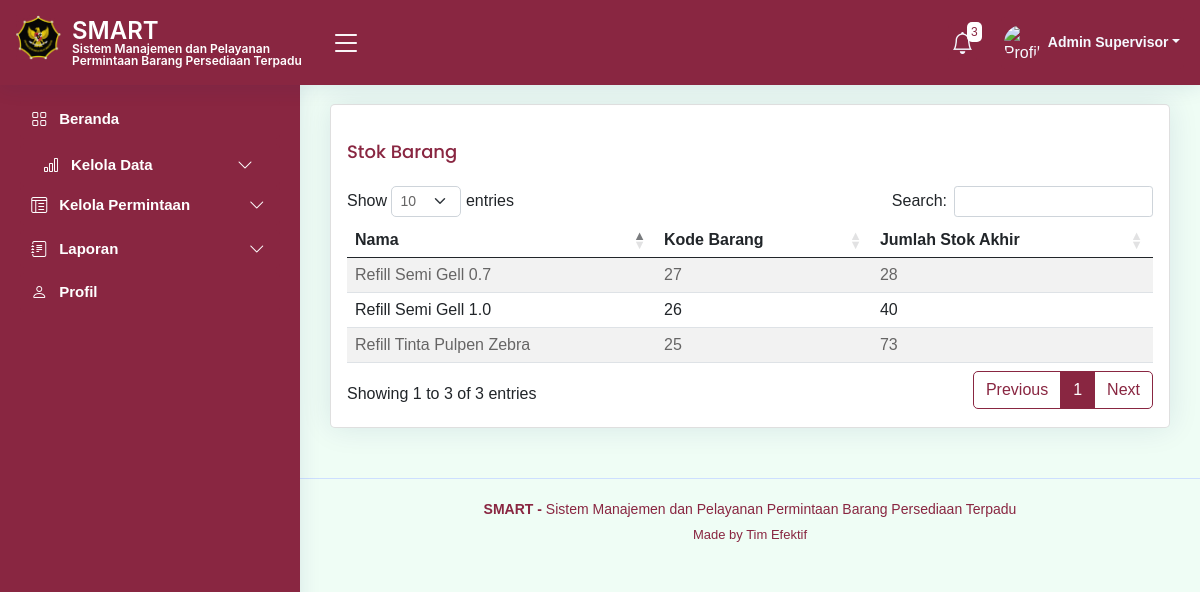
The app's page /kelolaPermintaan2.php (signed in) with its own data.
### tables this page shows
CREATE TABLE `tb_cek_stok` (
  `id_cek_stok` int(11) NOT NULL,
  `id_barang` int(25) NOT NULL,
  `jumlah_stok_akhir` int(25) DEFAULT NULL
);

CREATE TABLE `tb_barang` (
  `id_barang` int(25) NOT NULL,
  `kode_barang` int(25) NOT NULL,
  `id_kategori` int(25) NOT NULL,
  `nama_sub_kategori` varchar(25) NOT NULL,
  `nama` varchar(25) NOT NULL,
  `deskripsi` varchar(200) NOT NULL,
  `gambar` blob DEFAULT NULL,
  `tgl_masuk` date NOT NULL,
  `stok_minimal` int(11) NOT NULL
);

### notif_functions.php (called while the page is built, shortened)
<?php
function getBarangHampirHabis($con) {
    $query = "SELECT tb_barang.nama, tb_barang.stok_minimal, tb_cek_stok.jumlah_stok_akhir
              FROM tb_barang
              INNER JOIN tb_cek_stok ON tb_barang.id_barang = tb_cek_stok.id_barang";
    $result = mysqli_query($con, $query);
    $notifications = array();
    if (mysqli_num_rows($result) > 0) {
        while ($row = mysqli_fetch_assoc($result)) {
            $stok_minimal = $row['stok_minimal'];
            $jumlah_stok_akhir = $row['jumlah_stok_akhir'];
        }
    }
    return $notifications;
}
function getBarangStokMinimal($con) {
    $query = "SELECT tb_barang.nama, tb_barang.stok_minimal, tb_cek_stok.jumlah_stok_akhir
              FROM tb_barang
              INNER JOIN tb_cek_stok ON tb_barang.id_barang = tb_cek_stok.id_barang";
    $result = mysqli_query($con, $query);
    $notifications = array();
    if (mysqli_num_rows($result) > 0) {
        while ($row = mysqli_fetch_assoc($result)) {
            $nama = $row['nama'];
            $stok_minimal = $row['stok_minimal'];
            $jumlah_stok_akhir = $row['jumlah_stok_akhir'];
            if ($jumlah_stok_akhir <= $stok_minimal) {
                $notifications[] = "Stok Barang $nama sudah mencapai jumlah stok minimal";
            }
        }
    }
    return $notifications;
}
?>

### kelolaPermintaan2.php (the view, shortened to what this page needs)
<?php
$namaLengkap = $_SESSION['nama_lengkap'];
?>
<!DOCTYPE html>
<html lang="en">
<head>
  <link href="assets/vendor/bootstrap/css/bootstrap.min.css" rel="stylesheet">
  <link href="assets/vendor/bootstrap-icons/bootstrap-icons.css" rel="stylesheet">
  <link href="assets/vendor/boxicons/css/boxicons.min.css" rel="stylesheet">
  <link href="assets/vendor/quill/quill.snow.css" rel="stylesheet">
  <link href="assets/vendor/quill/quill.bubble.css" rel="stylesheet">
  <link href="assets/vendor/remixicon/remixicon.css" rel="stylesheet">
  <link href="assets/vendor/simple-datatables/style.css" rel="stylesheet">
  <link rel="stylesheet" href="https://cdnjs.cloudflare.com/ajax/libs/twitter-bootstrap/5.2.0/css/bootstrap.min.css">
  <link rel="stylesheet" href="https://cdn.datatables.net/1.13.4/css/dataTables.bootstrap5.min.css">
  <link href="https://cdnjs.cloudflare.com/ajax/libs/font-awesome/5.10.0/css/all.min.css" rel="stylesheet">
  <link href="https://cdn.jsdelivr.net/npm/bootstrap-icons@1.4.1/font/bootstrap-icons.css" rel="stylesheet">
  <link href="assets/css/style.css" rel="stylesheet">
  <link href="assets/css/bootstrap.min.css" rel="stylesheet">
</head>
<body>
  <header id="header" class="header fixed-top d-flex align-items-center">
    <div class="d-flex align-items-center justify-content-between">
      <a href="index.html" class="logo d-flex align-items-center">
        <img src="assets/img/logo2.png" alt="">
        <span class="htsimpan">SMART<br>
          <tb class="tbsmart">Sistem Manajemen dan Pelayanan Permintaan Barang Persediaan Terpadu</tb></span>
      </a>
      <i class="bi bi-list toggle-sidebar-btn"></i>
    </div>
    <nav class="header-nav ms-auto">
      <ul class="d-flex align-items-center">
      <?php
      require_once 'koneksi.php';
      require_once 'notif_functions.php';
      $con = db_connect();
      $barangHampirHabis = getBarangHampirHabis($con);
      $barangStokMinimal = getBarangStokMinimal($con);
      $totalNotifikasi = count($barangHampirHabis) + count($barangStokMinimal);
      ?>
      <li class="nav-item dropdown">
        <a class="nav-link nav-icon" href="#" data-bs-toggle="dropdown">
          <i class="bi bi-bell"></i>
          <span class="badge bg-primary badge-number"><?php echo $totalNotifikasi; ?></span>
        </a>
      </li>
        <li class="nav-item dropdown pe-3">
          <a class="nav-link nav-profile d-flex align-items-center pe-0" href="#" data-bs-toggle="dropdown">
            <img src="assets/img/profile-img.jpg" alt="Profile" class="rounded-circle">
            <span class="d-none d-md-block dropdown-toggle ps-2"><?php echo $namaLengkap; ?></span>
          </a>
        </li>
      </ul>
    </nav>
  </header>
 <aside id="sidebar" class="sidebar">
<ul class="sidebar-nav" id="sidebar-nav">
  <li class="nav-item">
    <a class="nav-link " href="index.php">
      <i class="bi bi-grid"></i>
      <span>Beranda</span>
    </a>
  </li>
  <a class="nav-link collapsed" data-bs-target="#tables-nav" data-bs-toggle="collapse" href="#">
    <i class="bi bi-bar-chart"></i><span></span>Kelola Data</span><i class="bi bi-chevron-down ms-auto"></i>
  </a>
  <li class="nav-item">
        <a class="nav-link collapsed" data-bs-target="#icons-nav" data-bs-toggle="collapse" href="#">
          <i class="bi bi-layout-text-window-reverse"></i><span>Kelola Permintaan</span><i class="bi bi-chevron-down ms-auto"></i>
        </a>
      </li>
  <li class="nav-item">
    <a class="nav-link collapsed" data-bs-target="#forms-nav" data-bs-toggle="collapse" href="#">
      <i class="bi bi-journal-text"></i><span>Laporan</span><i class="bi bi-chevron-down ms-auto"></i>
    </a>
  </li>
  <li class="nav-item">
    <a class="nav-link collapsed" href="profil.php">
      <i class="bi bi-person"></i>
      <span>Profil</span>
    </a>
  </li>
</ul>
</aside>
  <main id="main" class="main">
            <section class="section">
                <div class="row">
                  <div class="col-lg-12">
                    <div class="card">
                      <div class="card-body">
                        <h5 class="card-title">Stok Barang</h5>
                            <table id="example3" class="table table-striped" style="width:100%">
                              <thead>
                                <tr>
                                  <th>Nama</th>
                                  <th>Kode Barang</th>
                                  <th>Jumlah Stok Akhir</th>
                                </tr>
                              </thead>
                              <tbody>
                                <?php
                                $con = db_connect();
                                $query = "SELECT tb_barang.id_barang, tb_barang.nama, tb_barang.kode_barang, tb_cek_stok.jumlah_stok_akhir FROM tb_barang
                                          JOIN tb_cek_stok ON tb_barang.id_barang = tb_cek_stok.id_barang";
                                $result = mysqli_query($con, $query);
                                while ($row = mysqli_fetch_assoc($result)) {
                                  echo "<tr>";
                                  echo "<td>" . $row['nama'] . "</td>";
                                  echo "<td>" . $row['kode_barang'] . "</td>";
                                  echo "<td>" . $row['jumlah_stok_akhir'] . "</td>";
                                  echo "</tr>";
                                }
                                ?>
                              </tbody>
                            </table>
                      </div>
                    </div>
                  </div>
                </div>
              </section>
  </main>
<footer id="footer" class="footer">
    <div class="copyright">
      <strong>  SMART - </strong> <span>Sistem Manajemen dan Pelayanan Permintaan Barang Persediaan Terpadu</span>
    </div>
    <div class="credits">
      Made by <a>Tim Efektif</a>
    </div>
  </footer>
</body>
</html>

### assets/css/style.css (style rules this page uses)
:root { scroll-behavior: smooth; }
body { font-family: "Open Sans", sans-serif; background: #f6f9ff; color: #444444; }
a { color: #892641; text-decoration: none; }
h1, h2, h3, h4, h5, h6 { font-family: "Nunito", sans-serif; }
#main { margin-top: 60px; padding: 20px 30px; transition: all 0.3s; }
.card { margin-bottom: 30px; border: none; border-radius: 5px; box-shadow: 0px 0 30px rgba(1, 41, 112, 0.1); }
.card-title { padding: 20px 0 15px 0; font-size: 18px; font-weight: 500; color: #892641; font-family: "Poppins", sans-serif; }
.card-body { padding: 0 20px 20px 20px; }
.logo { line-height: 1; }
@media (min-width: 1200px) { .logo { width: 300px; } }
.logo img { position: relative; top: -5px; left: -4px; max-height: 45px; margin-right: 7px; }
.logo span { font-size: 24px; font-weight: 600; color: #fff; font-family: "Inter", sans-serif; }
.header { transition: all 0.5s; z-index: 997; height: 85px; box-shadow: 0px 2px 20px rgba(1, 41, 112, 0.1); background-color: #fff; padding-left: 20px; }
.header .toggle-sidebar-btn { font-size: 32px; padding-left: 10px; cursor: pointer; color: #fff; }
.header-nav ul { list-style: none; }
.header-nav > ul { margin: 0; padding: 0; }
.header-nav .nav-link { color: #fff; transition: 0.3; background: #892641; border-radius: 4px; }
.header-nav .nav-icon { font-size: 22px; color: #f6f9ff; margin-right: 24px; position: relative; }
.header-nav .nav-profile { color: #f6f9ff; }
.header-nav .nav-profile img { max-height: 36px; max-width: 36px; }
.header-nav .nav-profile span { font-size: 14px; font-weight: 600; }
.header-nav .badge-number { position: absolute; inset: -2px -5px auto auto; font-weight: normal; font-size: 12px; padding: 4px 4px; background-color: #f6f9ff; }
.header-nav .dropdown-toggle { padding-right: 4px; }
.sidebar { position: fixed; top: 80px; left: 0; bottom: 0; width: 300px; z-index: 996; transition: all 0.3s; padding: 20px; overflow-y: auto; scrollbar-width: thin; scrollbar-color: #aab7cf transparent; box-shadow: 0px 0px 20px rgba(1, 41, 112, 0.1); background-color: #fff; }
@media (min-width: 1200px) { #main, #footer { margin-left: 300px; } }
.sidebar-nav { padding: 0; margin: 0; list-style: none; }
.sidebar-nav li { padding: 0; margin: 0; list-style: none; }
.sidebar-nav .nav-item { margin-bottom: 5px; }
.sidebar-nav .nav-link { display: flex; align-items: center; font-size: 15px; font-weight: 600; color: #fff; transition: 0.3; background: #892641; padding: 10px 15px; border-radius: 4px; }
.sidebar-nav .nav-link i { font-size: 16px; color: #fff; padding: 0 12px 0 8px; }
.sidebar-nav .nav-link.collapsed { color: #fff; background: #892641; }
.sidebar-nav .nav-link.collapsed i { color: #fff; }
.sidebar-nav .nav-link .bi-chevron-down { margin-right: 0; transition: transform 0.2s ease-in-out; }
.footer { padding: 20px 0; font-size: 14px; transition: all 0.3s; border-top: 1px solid #cddfff; }
.footer .copyright { text-align: center; color: #892641; }
.footer .credits { padding-top: 5px; text-align: center; font-size: 13px; color: #892641; }

### kelolaPermintaan2.php (style rules this page uses)
.header { background-color: #892641; }
.sidebar { background-color: #892641; }
.tbsmart { font-size: 12px; margin-bottom: 0; font-weight: 600; color: #ffffff; }

### records on screen
tb_cek_stok: id_barang.nama "Refill Tinta Pulpen Zebra", id_barang.kode_barang "25", jumlah_stok_akhir "73"
tb_cek_stok: id_barang.nama "Refill Semi Gell 1.0", id_barang.kode_barang "26", jumlah_stok_akhir "40"
tb_cek_stok: id_barang.nama "Refill Semi Gell 0.7", id_barang.kode_barang "27", jumlah_stok_akhir "28"

### other values on screen
$totalNotifikasi "3"
$namaLengkap "Admin Supervisor"
